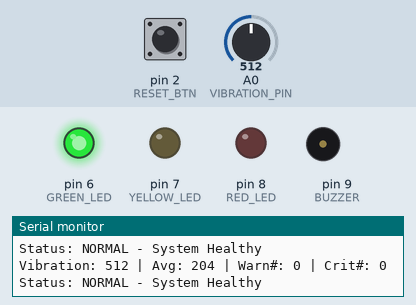
A sketch run on a simulated Arduino Uno, built with avr-gcc and run on an emulated ATmega328P. On the bench: output pins drawn as LEDs (lit = HIGH), buzzer (waves = sounding, pin HIGH), the last lines printed to the serial monitor. Inputs (shaded band) come from the test bench; at power-on: A0 (VIBRATION_PIN) = 512, pin 2 (RESET_BTN) LOW.

Above: at 1.3 s.
1.4 s: A0 (VIBRATION_PIN) set to 610
At 4.1 s:
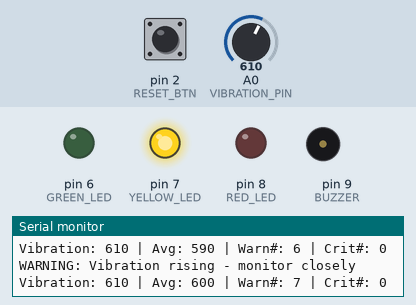
4.4 s: A0 (VIBRATION_PIN) set to 581
5.9 s: A0 (VIBRATION_PIN) set to 716
At 7.85 s:
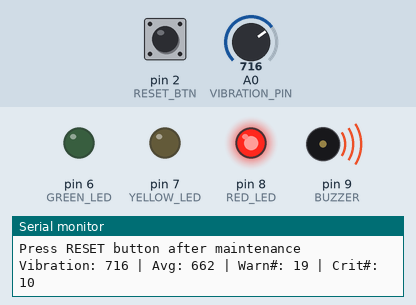
8.9 s: pin 2 (RESET_BTN) pulled HIGH for 0.4 s
At 10.0 s:
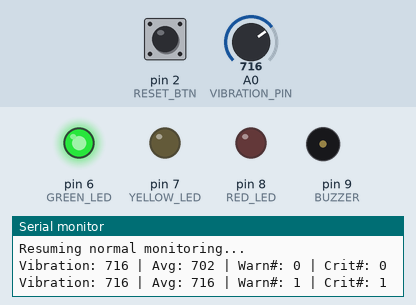
11.9 s: pin 2 (RESET_BTN) pulled HIGH for 1 s
At 12.52 s:
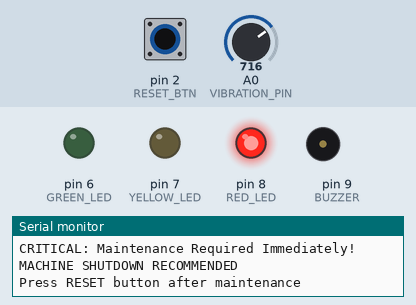
14.9 s: pin 2 (RESET_BTN) pulled HIGH for 3.2 s
Timing chart, 0 to 20.6 s (numbered marks = the images above; inputs shaded):
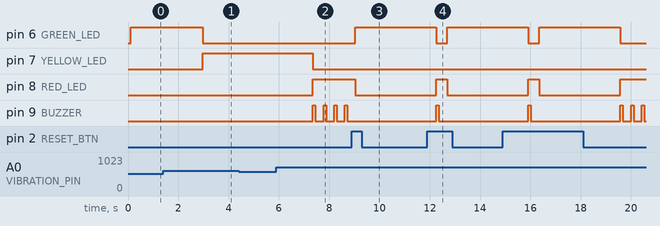

Measured:
- after the input at 5.9 s, pin 7 (YELLOW_LED): HIGH → LOW after 1.4 s; pin 8 (RED_LED): LOW → HIGH after 1.4 s; pin 9 (BUZZER): alternates HIGH for 0.10 s and LOW for 0.32 s, starting after 1.4 s
- after the input at 8.9 s, pin 6 (GREEN_LED): LOW → HIGH after 0.14 s; pin 8 (RED_LED): HIGH → LOW after 0.14 s; pin 9 (BUZZER): stops changing and stays LOW
- after the input at 11.9 s, pin 9 (BUZZER): goes on until 12.3 s, then stays LOW

The sketch:

vibration_monitor.ino
```cpp
#include <avr/wdt.h>

// ─── Pin Definitions ───────────────────────────
#define VIBRATION_PIN  A0
#define GREEN_LED       6
#define YELLOW_LED      7
#define RED_LED         8
#define BUZZER          9
#define RESET_BTN       2

// ─── Thresholds ────────────────────────────────
#define NORMAL_MAX     300
#define WARNING_MAX    600
#define WARNING_COUNT    5
#define CRITICAL_COUNT  10

// ─── Global Variables ──────────────────────────
int vibrationValue  = 0;
int warningCounter  = 0;
int criticalCounter = 0;
bool maintenanceDue = false;

// Rolling average (10 samples)
int  readings[10];
int  readIndex = 0;
long total     = 0;
int  average   = 0;

// ─── Rolling Average ───────────────────────────
int getRollingAverage(int newReading) {
  total -= readings[readIndex];
  readings[readIndex] = newReading;
  total += readings[readIndex];
  readIndex = (readIndex + 1) % 10;
  return total / 10;
}

// ─── State Functions ───────────────────────────
void normalState() {
  digitalWrite(GREEN_LED,  HIGH);
  digitalWrite(YELLOW_LED, LOW);
  digitalWrite(RED_LED,    LOW);
  digitalWrite(BUZZER,     LOW);
}

void warningState() {
  digitalWrite(GREEN_LED,  LOW);
  digitalWrite(YELLOW_LED, HIGH);
  digitalWrite(RED_LED,    LOW);
  digitalWrite(BUZZER,     LOW);
  Serial.println("WARNING: Vibration rising - monitor closely");
}

void criticalState() {
  digitalWrite(GREEN_LED,  LOW);
  digitalWrite(YELLOW_LED, LOW);
  digitalWrite(RED_LED,    HIGH);
  digitalWrite(BUZZER,     HIGH);
  delay(100);
  digitalWrite(BUZZER,     LOW);
  Serial.println("CRITICAL: Maintenance Required Immediately!");
}

void resetSystem() {
  warningCounter  = 0;
  criticalCounter = 0;
  maintenanceDue  = false;
  Serial.println("Maintenance Done - System Reset");
  Serial.println("Resuming normal monitoring...");
  normalState();
}

// ─── Setup ─────────────────────────────────────
void setup() {
  Serial.begin(9600);

  pinMode(GREEN_LED,  OUTPUT);
  pinMode(YELLOW_LED, OUTPUT);
  pinMode(RED_LED,    OUTPUT);
  pinMode(BUZZER,     OUTPUT);
  pinMode(RESET_BTN,  INPUT);

  // Initialize rolling average array
  for (int i = 0; i < 10; i++) readings[i] = 0;

  Serial.println("=================================");
  Serial.println(" Predictive Maintenance System  ");
  Serial.println(" Vibration Monitor v1.0         ");
  Serial.println("=================================");
  Serial.println("System Initialized - Monitoring Started");

  normalState();
}

// ─── Main Loop ─────────────────────────────────
void loop() {

  // Reset button check
  if (digitalRead(RESET_BTN) == HIGH && maintenanceDue) {
    resetSystem();
    delay(500);
    return;
  }

  // Read vibration sensor
  vibrationValue = analogRead(VIBRATION_PIN);
  average = getRollingAverage(vibrationValue);

  // Serial Monitor dashboard
  Serial.print("Vibration: ");
  Serial.print(vibrationValue);
  Serial.print(" | Avg: ");
  Serial.print(average);
  Serial.print(" | Warn#: ");
  Serial.print(warningCounter);
  Serial.print(" | Crit#: ");
  Serial.println(criticalCounter);

  // ─── State Machine ───
  if (!maintenanceDue) {

    if (average < NORMAL_MAX) {
      warningCounter  = 0;
      criticalCounter = 0;
      normalState();
      Serial.println("Status: NORMAL - System Healthy");

    } else if (average < WARNING_MAX) {
      warningCounter++;
      if (warningCounter >= WARNING_COUNT) {
        warningState();
      }

    } else {
      warningCounter++;
      criticalCounter++;
      if (criticalCounter >= CRITICAL_COUNT) {
        maintenanceDue = true;
        criticalState();
        Serial.println("MACHINE SHUTDOWN RECOMMENDED");
        Serial.println("Press RESET button after maintenance");
      }
    }

  } else {
    // Locked in fault — waiting for reset
    criticalState();
    Serial.println("Waiting for maintenance reset...");
  }

  delay(300);
}
```
